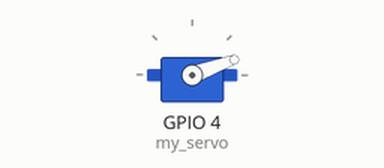
This program was run on a simulated ESP32 board running MicroPython. Parts: servo. Servo angles are drawn from the pulse width (0.5 ms = 0°, 2.5 ms = 180°). At 0.9 s the program stops and its outputs stay as they are.

Above: at 0.15 s.
At 1.0 s:
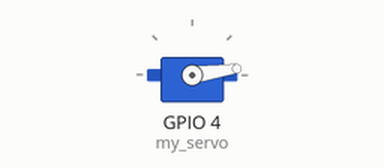
Timing chart, 0 to 2.4 s (numbered marks = the images above):
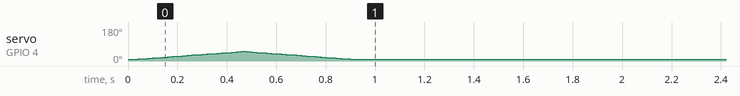

The program:

unlocker.py
```python
from machine import PWM
import math

# originally by Radomir Dopieralski http://sheep.art.pl
# from https://bitbucket.org/thesheep/micropython-servo

class Servo:
    """
    A simple class for controlling hobby servos.
    Args:
        pin (machine.Pin): The pin where servo is connected. Must support PWM.
        freq (int): The frequency of the signal, in hertz.
        min_us (int): The minimum signal length supported by the servo.
        max_us (int): The maximum signal length supported by the servo.
        angle (int): The angle between the minimum and maximum positions.
    """
    def __init__(self, pin, freq=50, min_us=600, max_us=2400, angle=180):
        self.min_us = min_us
        self.max_us = max_us
        self.us = 0
        self.freq = freq
        self.angle = angle
        self.pwm = PWM(pin, freq=freq, duty=0)

    def write_us(self, us):
        """Set the signal to be ``us`` microseconds long. Zero disables it."""
        if us == 0:
            self.pwm.duty(0)
            return
        us = min(self.max_us, max(self.min_us, us))
        duty = us * 1024 * self.freq // 1000000
        self.pwm.duty(duty)

    def write_angle(self, degrees=None, radians=None):
        """Move to the specified angle in ``degrees`` or ``radians``."""
        if degrees is None:
            degrees = math.degrees(radians)
        degrees = degrees % 360
        total_range = self.max_us - self.min_us
        us = self.min_us + total_range * degrees // self.angle
        self.write_us(us)


def light_off():
    import time

    from machine import Pin
    # 定义舵机控制对象
    my_servo = Servo(Pin(4), max_us=2500)

    rotation_limit = 1  # 旋转次数限制
    rotation_count = 0  # 当前旋转次数

    while rotation_count < rotation_limit:
        # 从0度到180度
        for angle in range(0, 45):
            my_servo.write_angle(angle)
            time.sleep(0.01)  # 暂停10毫秒，可以根据需要调整

        # 从180度到0度
        for angle in range(45, -1, -1):
            my_servo.write_angle(angle)
            time.sleep(0.01)  # 暂停10毫秒，可以根据需要调整

        rotation_count += 1  # 完成一次完整的旋转，递增计数器

if __name__ == "__main__":
    light_off()
```

Measured:
- by itself, servo on GPIO 4 (my_servo): rises from 8° to 52° in 0.44 s, then falls to 8° in 0.46 s
